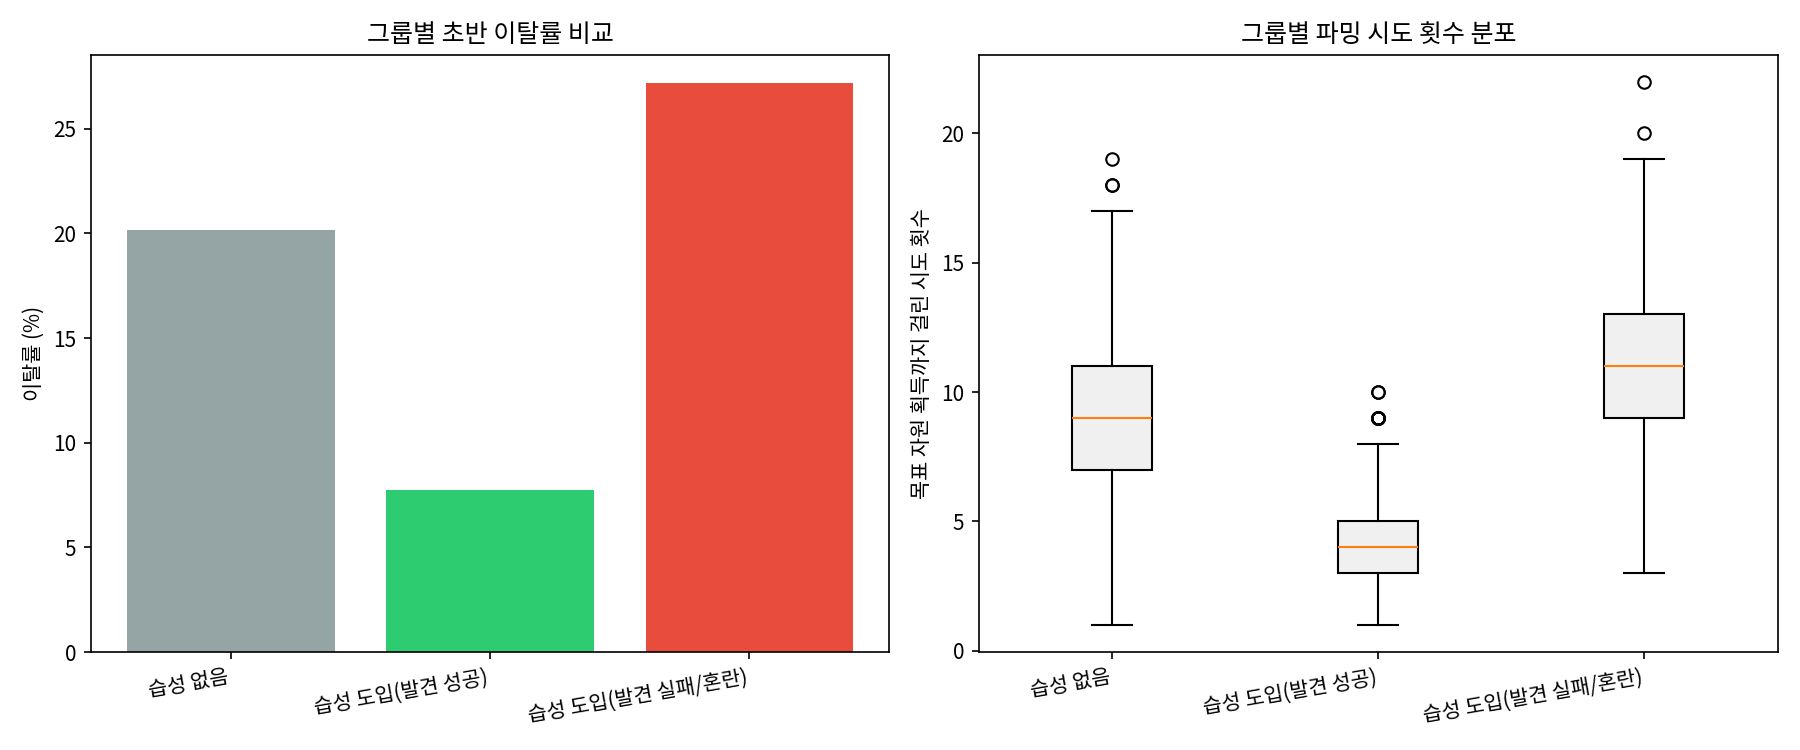

This chart was generated by the following Python code:
"""
서브노티카2: 초반 생명체 습성(고철 운반형) 도입이 이탈률·파밍 체감에 미치는 영향 분석
==================================================================
[프로젝트 주도자 노트 — 가설은 본인이 직접 설계함]

[가설 배경]
서브노티카1 미역숲 지역의 추적자는 고철더미를 물고 다니다가 일정 확률로
추적자 이빨을 떨어뜨리는 습성이 있었음(먹이를 주면 답례로 고철을 가져다
주는 상호작용도 존재). 이 습성은 전투가 아니라 "관찰하고 상호작용하면
보상이 따라온다"는 학습 곡선을 만들어 초반 생태계 몰입감에 기여했다고
판단함.

서브노티카2는 원작보다 한 단계 더 나아가 모든 생명체가 설계상 죽일 수
없고, 게임 전체가 전투가 아니라 행동을 관찰하고 회피/상호작용하는 데
초점이 맞춰져 있음. 이런 방향성을 고려하면, 초반 적대생명체 중 하나에
"공격이 아닌 미끼/먹이 상호작용으로만 자원을 얻을 수 있는" 고철 운반형
습성을 추가하는 것이 현재 설계 철학과 자연스럽게 맞아떨어진다고 판단해
검증 가설로 세움.

  가설) 이런 습성을 도입하면 (1) 초반 자원 확보 마찰로 인한 이탈률이
  낮아지고, (2) 목표 자원을 얻기까지 걸리는 파밍 시도 횟수(파밍 체감의
  프록시 지표)가 줄어들 것이다. 단, 이 상호작용의 발견 가능성이 낮은
  경우 오히려 혼란으로 인한 역효과가 발생할 수 있다는 리스크도 함께
  검증함.

[AI 협업 노트]
가설의 배경(서브노티카1 선례, 서브노티카2 설계 철학과의 연결)과 두 지표
(이탈률, 파밍 시도 횟수)를 무엇으로 정의할지는 본인이 직접 설계함.
시뮬레이션 코드 구현과 통계 검정 방법 선택 및 설명(주석)은 Claude(AI)의
도움을 받아 작성함.

[중요 - 데이터 및 가설 성격 고지]
이 가설은 기존 조우 재설계 가설(레비아탄 조우 확률 조정)과 달리, 현재
서브노티카2에 존재하지 않는 완전히 새로운 습성을 "만약 도입한다면"이라는
전제로 검증하는 것임 — 즉 기존 메커닉을 조정하는 것보다 한 단계 더
가상적인 사고 실험(thought experiment)임을 명확히 함. 아래 데이터는
전면 가상 시뮬레이션이며, 실측 데이터가 아님.

또한 서브노티카2는 생명체를 죽일 수 없는 설계이므로, 서브노티카1처럼
"죽여서 얻는" 경로는 모델링하지 않고 오직 미끼/먹이를 통한 비살상
상호작용 경로만 가정함.
"""

import numpy as np
import pandas as pd
import matplotlib.pyplot as plt
import matplotlib.font_manager as fm
from scipy.stats import chi2_contingency, mannwhitneyu

fm.fontManager.addfont("/usr/share/fonts/opentype/noto/NotoSansCJK-Regular.ttc")
plt.rcParams["font.family"] = "Noto Sans CJK JP"
plt.rcParams["axes.unicode_minus"] = False
np.random.seed(42)

N = 3000


def format_p(p):
    """p-value를 읽기 쉬운 형태로 바꿔주는 함수.
    [왜 필요한가] N이 크고 그룹 간 차이가 크게 설계되면 실제 p-value가
    극도로 작아져(예: 0.0000000003) 소수점 6자리까지만 반올림해서
    출력하면 전부 "0.000000"으로 찍힘. 이러면 계산이 잘못된 것처럼
    보일 수 있어서, 아주 작은 값은 "< 0.0001"로 표기해 오해를 방지함."""
    return "p < 0.0001" if p < 0.0001 else f"p = {p:.4f}"


# =====================================================================
# 1. 그룹 설정 — 습성 도입 전 vs 후
#    (본인 주도: 세 그룹으로 나누어 비교하도록 설계)
# =====================================================================
# 습성 도입 후 그룹은 다시 "상호작용을 잘 발견한 유저"와 "발견하지 못하고
# 헷갈려한 유저"로 나눔. 서브노티카1 스태커 이빨 파밍이 실제로 커뮤니티에서
# "왜 이빨이 안 나오지"하는 혼란 글이 반복적으로 올라왔던 사례를 반영해,
# 발견 가능성(discoverability) 리스크를 처음부터 모델에 포함시킴
group = np.random.choice(
    ["습성 없음", "습성 도입(발견 성공)", "습성 도입(발견 실패/혼란)"],
    size=N,
    p=[0.5, 0.4, 0.1],  # 습성 도입 그룹 내 발견 성공:실패 비율 = 0.4:0.1 = 80:20(가정치)
)

# =====================================================================
# 2. 이탈률 시뮬레이션
#    (본인 주도: 어떤 요인이 이탈률에 영향을 주는지 설계 / AI 협업: 수치 구현)
# =====================================================================
BASE_CHURN = 0.05                # 습성과 무관한 기본 이탈률(가정치)
FRICTION_NO_HABIT = 0.15         # 습성 없을 때, 초반 자원 마찰로 인한 추가 이탈률(가정치)
FRICTION_HABIT_SUCCESS = 0.03    # 습성 도입 + 발견 성공 시, 마찰이 크게 줄어듦(가정치)
FRICTION_HABIT_CONFUSED = 0.20   # 습성 도입 + 발견 실패 시, 마찰이 오히려 더 커짐(혼란 가중, 가정치)

friction_map = {
    "습성 없음": FRICTION_NO_HABIT,
    "습성 도입(발견 성공)": FRICTION_HABIT_SUCCESS,
    "습성 도입(발견 실패/혼란)": FRICTION_HABIT_CONFUSED,
}
churn_prob = BASE_CHURN + pd.Series(group).map(friction_map).values
churned = np.random.random(N) < churn_prob

# =====================================================================
# 3. 파밍 시도 횟수 시뮬레이션 (목표 자원을 얻기까지 걸린 시도 횟수)
#    "만족도"는 게임에서 직접 관측할 수 있는 값이 아니므로, 실제로 로그로
#    남길 수 있는 행동 지표인 "목표 자원 획득까지 걸린 시도 횟수"를 파밍
#    체감의 대리(proxy) 지표로 사용함
#    (본인 주도: 만족도를 어떤 관측 가능 지표로 대체할지 설계)
# =====================================================================
# 파밍 시도 횟수는 "대부분 금방 끝나지만 일부는 오래 걸리는" 형태(오른쪽으로
# 꼬리가 긴 분포)가 현실적이라 판단해 포아송 분포로 표현함(가정치)
attempts_lambda_map = {
    "습성 없음": 8,                  # 안내 없이 무작위 탐색만으로 자원을 찾아야 함
    "습성 도입(발견 성공)": 3,        # 미끼 상호작용을 통해 빠르게 자원 확보
    "습성 도입(발견 실패/혼란)": 10,  # 상호작용을 이해하려 시도하다 시간을 더 씀
}
# 위 이탈률 계산(friction_map)과 동일하게 "그룹 → map으로 값 배정" 방식을 써서
# 반복문 없이 한 줄로 처리 (인원마다 따로 계산하지 않아도 되어 더 간단함)
attempts_lambda = pd.Series(group).map(attempts_lambda_map).values
attempts = np.random.poisson(attempts_lambda) + 1  # 최소 1회는 시도한다고 가정

df = pd.DataFrame({"그룹": group, "이탈여부": churned, "파밍_시도횟수": attempts})

# =====================================================================
# [쉬운 설명] 여기까지 쓰인 가정치를 한눈에 모아 보기
#    (코드를 처음부터 읽지 않아도 어떤 전제로 만든 결과인지 바로 확인 가능)
# =====================================================================
print("=" * 70)
print("[0] 시뮬레이션 가정치 요약 (전부 가정치이며 실측 데이터 아님)")
print("=" * 70)
print(f"기본 이탈률(공통)           : {BASE_CHURN:.0%}")
print(f"습성 없음 추가 이탈률       : +{FRICTION_NO_HABIT:.0%}  → 합계 {BASE_CHURN+FRICTION_NO_HABIT:.0%}")
print(f"발견 성공 시 추가 이탈률    : +{FRICTION_HABIT_SUCCESS:.0%}  → 합계 {BASE_CHURN+FRICTION_HABIT_SUCCESS:.0%}")
print(f"발견 실패/혼란 시 추가 이탈률: +{FRICTION_HABIT_CONFUSED:.0%}  → 합계 {BASE_CHURN+FRICTION_HABIT_CONFUSED:.0%}")
print(f"평균 파밍 시도 횟수(그룹별) : 습성없음 {attempts_lambda_map['습성 없음']+1}회 / "
      f"발견성공 {attempts_lambda_map['습성 도입(발견 성공)']+1}회 / "
      f"발견실패 {attempts_lambda_map['습성 도입(발견 실패/혼란)']+1}회")
print(f"그룹 표본 비율              : 습성없음 50% / 발견성공 40% / 발견실패·혼란 10%")

# =====================================================================
# 4. [쉬운 설명] 그룹별 평균값 먼저 확인 — 통계 검정 이전에 "감"부터 잡기
#    (통계 검정 결과만 던지면 이해하기 어려우므로, 누구나 바로 읽을 수
#    있는 평균·중앙값 표를 먼저 보여주고 그다음 검정으로 뒷받침하는 순서)
# =====================================================================
summary = df.groupby("그룹").agg(
    이탈률=("이탈여부", "mean"),
    평균_파밍시도=("파밍_시도횟수", "mean"),
    중앙값_파밍시도=("파밍_시도횟수", "median"),
    표본수=("이탈여부", "count"),
).reset_index()

print("=" * 70)
print("[1] 그룹별 이탈률 및 파밍 시도 횟수 (기초 통계 — 검정 전 확인용)")
print("=" * 70)
print(summary.round(3).to_string(index=False))

# =====================================================================
# 5. 이탈률 차이 검정 — 카이제곱 검정(Chi-square test)
#    [왜 이 방법?] 이탈여부는 "이탈함/안함"처럼 범주형(카테고리) 데이터임.
#    카이제곱 검정은 이런 범주형 데이터에서 그룹 간 비율 차이가 우연인지,
#    통계적으로 의미 있는 차이인지를 확인하는 가장 기본적이고 이해하기
#    쉬운 방법이라 선택함 (기존 조우 재설계·가설 검증 스크립트와 동일한 방법)
# =====================================================================
contingency = pd.crosstab(df["그룹"], df["이탈여부"])
chi2, p_churn, dof, expected = chi2_contingency(contingency)

print("\n" + "=" * 70)
print("[2] 이탈률 차이 검정 — 카이제곱 검정")
print("=" * 70)
print(f"카이제곱 통계량: {chi2:.2f}")
print(f"p-value: {format_p(p_churn)}")
print(f"판정: {'그룹 간 이탈률 차이가 통계적으로 유의함 (p < 0.05)' if p_churn < 0.05 else '유의한 차이 없음'}")

# =====================================================================
# 6. 파밍 시도 횟수 차이 검정 — Mann-Whitney U 검정
#    [왜 더 쉬운 t-검정 대신 이 방법을 썼는가]
#    파밍 시도 횟수처럼 "대부분 금방 끝나지만 소수는 오래 걸리는" 데이터는
#    분포가 한쪽으로 치우쳐 있음(오른쪽 꼬리가 긴 분포). 가장 널리 알려진
#    비교 방법인 t-검정은 데이터가 좌우대칭인 정규분포를 따른다고 가정하기
#    때문에, 이렇게 치우친 데이터엔 잘 안 맞을 수 있음.
#    Mann-Whitney U 검정은 정규분포를 가정하지 않고 두 그룹의 값을
#    순위로 바꿔서 비교하기 때문에 이런 상황에 더 안전한 선택임
#    (LoL 프로젝트에서 포지션별 데스 수 비교에도 같은 이유로 사용했던
#    방법을 여기서도 동일한 논리로 재사용함)
#    ※ 그룹이 3개이므로 "습성 없음"을 기준으로 두 그룹씩 짝지어 비교함
# =====================================================================
no_habit = df[df["그룹"] == "습성 없음"]["파밍_시도횟수"]
habit_success = df[df["그룹"] == "습성 도입(발견 성공)"]["파밍_시도횟수"]
habit_confused = df[df["그룹"] == "습성 도입(발견 실패/혼란)"]["파밍_시도횟수"]

u1, p1 = mannwhitneyu(no_habit, habit_success, alternative="two-sided")
u2, p2 = mannwhitneyu(no_habit, habit_confused, alternative="two-sided")

print("\n" + "=" * 70)
print("[3] 파밍 시도 횟수 차이 검정 — Mann-Whitney U 검정")
print("=" * 70)
print(f"[습성 없음 vs 발견 성공]     {format_p(p1)} → "
      f"{'유의한 차이 있음' if p1 < 0.05 else '유의한 차이 없음'}")
print(f"[습성 없음 vs 발견 실패/혼란] {format_p(p2)} → "
      f"{'유의한 차이 있음' if p2 < 0.05 else '유의한 차이 없음'}")

# =====================================================================
# 7. 시각화
# =====================================================================
fig, axes = plt.subplots(1, 2, figsize=(12, 5))

order = ["습성 없음", "습성 도입(발견 성공)", "습성 도입(발견 실패/혼란)"]
churn_by_group = summary.set_index("그룹").loc[order, "이탈률"] * 100
axes[0].bar(order, churn_by_group, color=["#95a5a6", "#2ecc71", "#e74c3c"])
axes[0].set_ylabel("이탈률 (%)")
axes[0].set_title("그룹별 초반 이탈률 비교")
plt.setp(axes[0].get_xticklabels(), rotation=10, ha="right")

axes[1].boxplot(
    [no_habit, habit_success, habit_confused],
    tick_labels=order,
    patch_artist=True,
    boxprops=dict(facecolor="#f0f0f0"),
)
axes[1].set_ylabel("목표 자원 획득까지 걸린 시도 횟수")
axes[1].set_title("그룹별 파밍 시도 횟수 분포")
plt.setp(axes[1].get_xticklabels(), rotation=10, ha="right")

plt.tight_layout()
plt.savefig("/home/claude/subnautica_habit_introduction_simulation.png", dpi=150)
print("\n[차트 저장 완료] subnautica_habit_introduction_simulation.png")

# =====================================================================
# 8. 결론
# =====================================================================
print("\n" + "=" * 70)
print("[결론]")
print("=" * 70)
print(f"""
- 습성을 발견한 유저 그룹은 습성이 없는 그룹 대비 이탈률과 파밍 시도
  횟수가 모두 낮게 나타나(카이제곱 {format_p(p_churn)}, Mann-Whitney U
  {format_p(p1)}), "관찰·상호작용 기반 습성 도입이 초반 파밍 체감을
  개선할 것"이라는 가설의 방향과 일치함
- 다만 상호작용을 발견하지 못한 유저 그룹은 습성이 아예 없는 그룹보다도
  이탈률과 시도 횟수가 더 높게 나타나(Mann-Whitney U {format_p(p2)}),
  "발견 가능성이 낮으면 오히려 역효과가 날 수 있다"는 리스크도 함께
  확인됨
- 참고: 발견 실패/혼란 그룹의 표본 수는 다른 두 그룹보다 상대적으로
  적음(전체의 약 10%). 경향성 자체는 유의하게 나왔지만, 실측 데이터로
  검증할 때는 이 그룹의 표본을 충분히 확보하는 것이 중요함
- 즉 이 습성은 무조건 긍정적인 게 아니라, 얼마나 직관적으로 발견되게
  설계하느냐에 결과가 갈리는 양날의 검에 가까움 — 이는 서브노티카1
  스태커 이빨 파밍이 실제로 커뮤니티에서 반복적으로 혼란을 일으켰던
  사례를 반영한 설계임
- 한계: 이 가설은 기존 조우 재설계 가설과 달리 현재 게임에 존재하지
  않는 습성을 새로 도입한다는 전제의 사고 실험이며, 위 수치는 전부
  가정치임. 실제 검증하려면 신규 습성을 반영한 플레이테스트나
  발견 가능성을 다르게 설계한 A/B 테스트 로그가 필요함
""")
